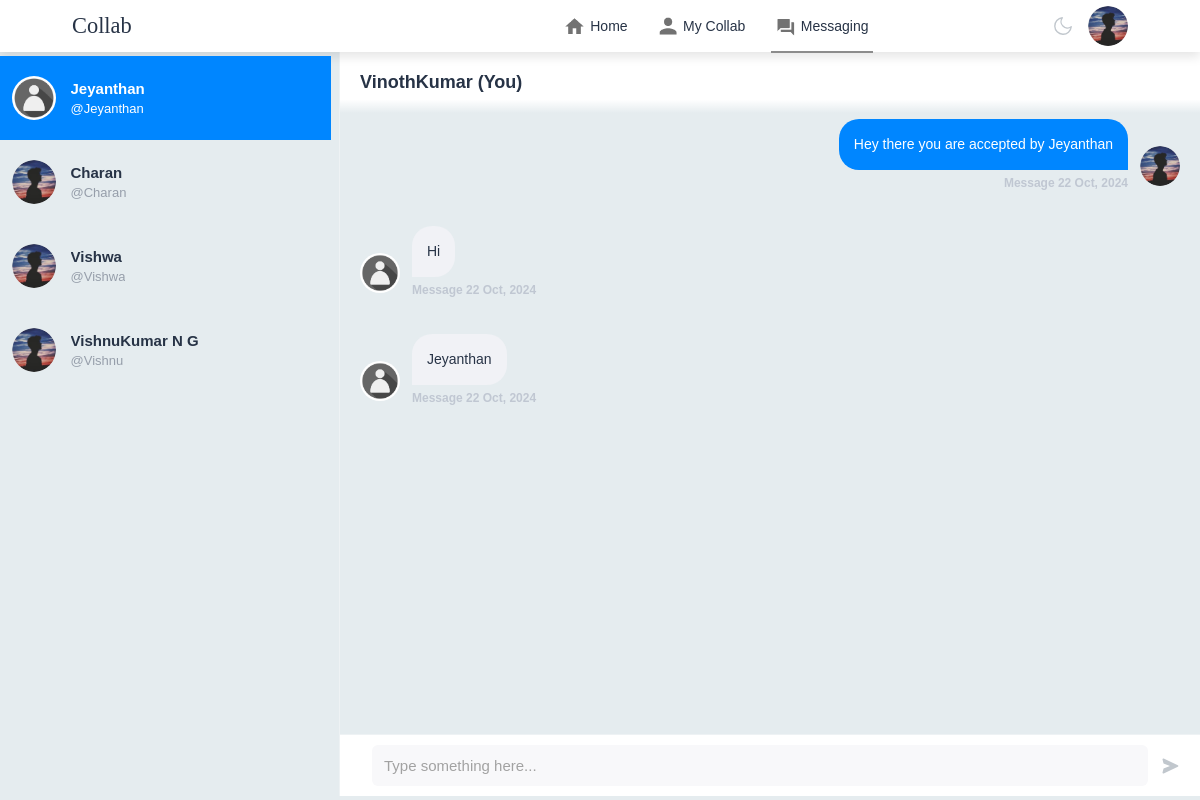
Page /msg/messaging (signed in) on the committed database.
### MyApp/models.py (models this page shows, shortened)
class Profile(models.Model):
    user = models.OneToOneField(User, on_delete=models.CASCADE)
    profile_pic = models.ImageField(null=True,blank=True,default="UI/user-vector.jpg")
    first_name = models.CharField(max_length=50, null = True, blank = True)
    department = models.CharField(max_length=50, null = True, blank = True)
    skills = models.CharField(max_length=500, null = True, blank = True)
    bio = models.TextField(max_length=150, null = True, blank = True,default="A Collaborative Person")
    created = models.DateField(auto_now_add=True)

class Message(models.Model):
    user = models.ForeignKey(User, on_delete=models.CASCADE, related_name="user")
    sender = models.ForeignKey(User, on_delete=models.CASCADE, related_name="from_user")
    reciepient = models.ForeignKey(User, on_delete=models.CASCADE, related_name="to_user")
    body = models.TextField(null=True)
    date = models.DateTimeField(auto_now_add=True)
    is_read = models.BooleanField(default=False)
    def get_message(user):
        users = []
        messages = Message.objects.filter(user=user).values('reciepient').annotate(last=Max('date')).order_by('-last')
        for message in messages:
            users.append({
                'user': User.objects.get(pk=message['reciepient']),
                'last': message['last'],
                'unread': Message.objects.filter(user=user, reciepient__pk=message['reciepient'], is_read=False).count()
            })
        return users

### MyApp/views.py (the view)
# urls.py: path('msg/messaging',views.messaging, name = 'messaging'),
@login_required(login_url='login')
def messaging(request):
    user = request.user
    messages = Message.get_message(user=request.user)
    active_direct = None
    directs = None
    profile = get_object_or_404(Profile, user=user)
    if messages:
        message = messages[0]
        active_direct = message['user'].username
        directs = Message.objects.filter(user=request.user, reciepient=message['user'])
        directs.update(is_read=True)
        for message in messages:
            if message['user'].username == active_direct:
                message['unread'] = 0
    context = {
        'directs':directs,
        'messages': messages,
        'active_direct': active_direct,
        'profile': profile,
    }
    return render(request,'msg/messaging.html',context)

### templates/msg/messaging.html (shortened to what this page needs)
{% load static %}
<!DOCTYPE html>
<html lang="en">
<head>
    <link rel="stylesheet" href="{% static 'css/home.css' %}">
    <link rel="stylesheet" href="{% static 'css/messaging.css' %}">
</head>
<body>
    <nav class="navbar">
        <div class="navbar-left">
            <a href="{% url 'home' %}" id="logo">Collab</a>
        </div>
        <div class="navbar-center">
            <ul>
                <li><a href="{% url 'home' %}"><img src="{% static 'images/UI/home.png' %}" alt=""><span>Home</span></img></a></li>
                <li><a href="{% url 'my_collab' %}"><img src="{% static 'images/UI/network.png' %}" alt=""><span>My Collab</span></img></a></li>
                <li><a href="{% url 'messaging' %}" class="active-link"><img src="{% static 'images/UI/message.png' %}" alt=""><span>Messaging</span></img></a></li>
            </ul>
        </div>
        <div class="navbar-right">
            <div class="user-settings">
                <div class="dark-light">
                 <svg viewBox="0 0 24 24" stroke="currentColor" stroke-width="1.5" fill="none" stroke-linecap="round" stroke-linejoin="round">
                  <path d="M21 12.79A9 9 0 1111.21 3 7 7 0 0021 12.79z" /></svg>
                </div>
            <div class="online">
                <img src="{{request.user.profile.profile_pic.url}}" class="nav-profile-img" onclick="toggleMenu()">
            </div>
        </div>
    </nav>
    <div class="wrapper">
        <div class="conversation-area">
            {% for message in messages %}
                <a href="{% url 'directs' message.user.username %}">
                    <div class="msg {% if active_direct == message.user.username %}active{% endif %}">
                        <img class="msg-profile" src="{{ message.user.profile.profile_pic.url }}" alt="" />
                        <div class="msg-detail">
                            <div class="msg-username">{{message.user.profile.first_name}}</div>
                            <div class="msg-content">
                                <span class="msg-message">@{{message.user.username}}</span>
                           </div>
                        </div>
                    </div>
                </a>
			{% endfor %}
        </div>
        <div class="chat-area">
         <div class="chat-area-header">
          <div class="chat-area-title">{{user}} (You)</div>
         </div>
         <div class="chat-area-main">
            {% for direct in directs %}
                {% if direct.sender == request.user %}
                    <div class="chat-msg owner">
                    <div class="chat-msg-profile">
                        <img class="chat-msg-img" src="{{ direct.sender.profile.profile_pic.url }}" alt="">
                        <div class="chat-msg-date">Message {{direct.date|date:"d M, Y"}}</div>
                    </div>
                    <div class="chat-msg-content">
                        <div class="chat-msg-text">{{direct.body}}</div>
                    </div>
                    </div>
                {% else %}
                <div class="chat-msg">
                    <div class="chat-msg-profile">
                        <img class="chat-msg-img" src="{{ direct.sender.profile.profile_pic.url }}" alt="">
                        <div class="chat-msg-date">Message {{direct.date|date:"d M, Y"}}</div>
                    </div>
                    <div class="chat-msg-content">
                        <div class="chat-msg-text">{{direct.body}}</div>
                    </div>
                </div>
                {% endif %}
            {% endfor %}
         </div>
            <form method="POST" action="{% url 'send-directs' %}" class="chat-area-footer">
                <input type="text" name="body" required placeholder="Type something here..." />
                <svg id="submitButton-svg" xmlns="http://www.w3.org/2000/svg" width="24" height="24" viewBox="0 0 24 24"><path d="m21.426 11.095-17-8A1 1 0 0 0 3.03 4.242l1.212 4.849L12 12l-7.758 2.909-1.212 4.849a.998.998 0 0 0 1.396 1.147l17-8a1 1 0 0 0 0-1.81z"></path></svg>
            </form>
        </div>
       </div>
</body>
</html>

### static/css/home.css (style rules this page uses)
:root { --body-bg-color: #e5ecef; --theme-bg-color: #fff; --settings-icon-hover: #9fa7ac; --developer-color: #f9fafb; --input-bg: #f8f8fa; --input-chat-color: #a2a2a2; --border-color: #eef2f4; --body-font: "Manrope", sans-serif; --body-color: #273346; --settings-icon-color: #c1c7cd; --msg-message: #969eaa; --chat-text-bg: #f1f2f6; --theme-color: #0086ff; --msg-date: #c0c7d2; --button-bg-color: #f0f7ff; --button-color: var(--theme-color); --detail-font-color: #919ca2; --msg-hover-bg: rgba(238, 242, 244, 0.4); --active-conversation-bg: linear-gradient( to right, rgba(238, 242, 244, 0.4) 0%, rgba(238, 242, 244, 0) 100% ); --overlay-bg: linear-gradient( to bottom, rgba(255, 255, 255, 0) 0%, rgba(255, 255, 255, 1) 65%, rgba(255, 255, 255, 1) 100% ); --chat-header-bg: linear-gradient( to bottom, rgba(255, 255, 255, 1) 0%, rgba(255, 255, 255, 1) 78%, rgba(255, 255, 255, 0) 100% ); }
* { margin: 0; padding: 0; font-family: 'Poppins', sans-serif; box-sizing: border-box; }
body { background-color: var(--body-bg-color) !important; font-family: var(--body-font); color: var(--body-color); }
a { text-decoration: none; color: var(--body-color);; }
.navbar { display: flex; align-items: center; justify-content: space-between; background-color: var(--theme-bg-color); padding: 6px 6%; position: sticky; top: 0; z-index: 100; box-shadow: 0 5px 10px rgba(0,0,0,0.1); }
#logo { font-family: 'logo' , serif; font-size: 1.4em; color: var(--body-color); }
.navbar-center ul li { display: inline-block; list-style: none; }
.navbar-center ul li a { display: flex; align-items: center; font-size: 14px; margin: 5px 8px; padding-right: 5px; position: relative; }
.navbar-center ul li a img { width: 30px; }
.navbar-center ul li a::after { content: ''; width: 0; height: 2px; background: #8c8c8c; position: absolute; bottom: -12px; transition: width 0.3s; }
.navbar-center ul li a:hover::after, .navbar-center ul li a.active-link::after { width: 100%; }
.nav-profile-img { width: 40px; border-radius: 50%; display: block; cursor: pointer; position: relative; }
.online { position: relative; }
.navbar-left { display: flex; align-items: center; }
::placeholder { font-weight: 500; }
.user-settings { display: flex; align-items: center; cursor: pointer; margin-left: auto; flex-shrink: 0; }
.user-settings > * + * { margin-left: 14px; }
.dark-light { width: 22px; height: 22px; color: var(--settings-icon-color); flex-shrink: 0; }
.dark-light > svg { width: 100%; fill: transparent; transition: 0.5s; }
.msg { z-index: 1001; position: absolute; top: 5%; right: 2.5%; }

### rows in the picture
Message: sender.profile.profile_pic (picture), date "22 Oct, 2024", body "Hey there you are accepted by Jeyanthan"
Message: sender.profile.profile_pic (picture), date "22 Oct, 2024", body "Hi"
Message: sender.profile.profile_pic (picture), date "22 Oct, 2024", body "Jeyanthan"

### other values in the picture
{{ message.user.profile.first_name }} "Jeyanthan"
{{ message.user.username }} "Jeyanthan"
{{ message.user.profile.first_name }} "Charan"
{{ message.user.username }} "Charan"
{{ message.user.profile.first_name }} "Vishwa"
{{ message.user.username }} "Vishwa"
{{ message.user.profile.first_name }} "VishnuKumar N G"
{{ message.user.username }} "Vishnu"
{{ user }} "VinothKumar"
